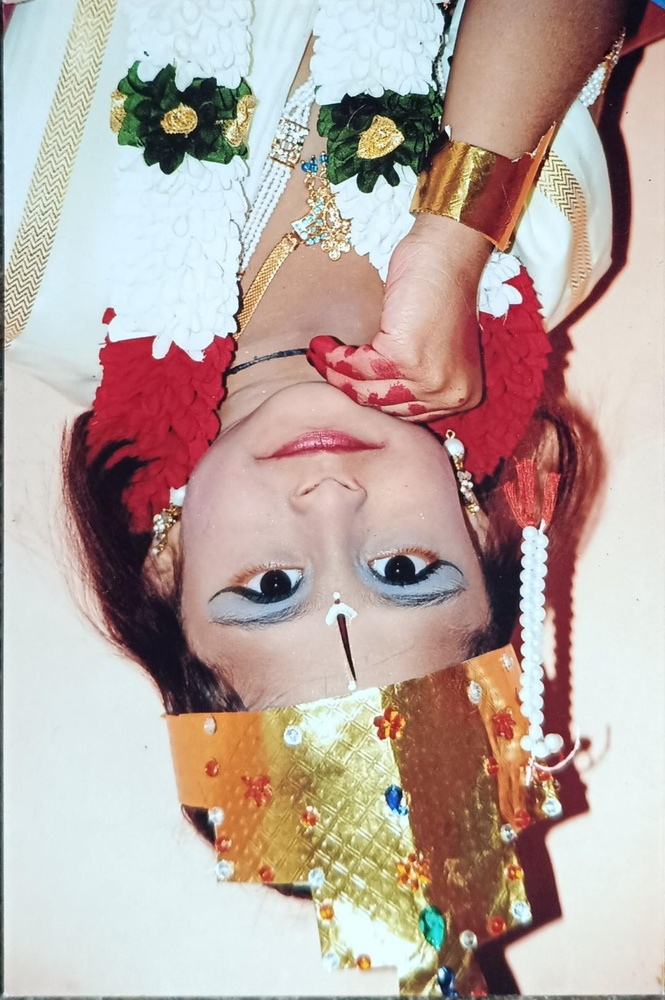
#> input picture ml-service/missing_faces_db/IMG_20260108_131540_568.jpg, 665 x 1000 px, shrunk from 1080 x 1624 before the run; its folder holds 2 pictures in this run
$ python check_faces.py
#> lines starting #> are read from the running program, lines starting #| are printed output that depends on the picture
import cv2
import os

DB_DIR = "missing_faces_db"
face_cascade = cv2.CascadeClassifier(cv2.data.haarcascades + 'haarcascade_frontalface_default.xml')

print(f"🔍 Checking faces in '{DB_DIR}'...")

if not os.path.exists(DB_DIR):
    print(f"❌ Directory '{DB_DIR}' not found!")
    exit()

files = os.listdir(DB_DIR)
if not files:
    print("❌ No files found in directory.")

for f in files:
    path = os.path.join(DB_DIR, f)
    print(f"\n📂 File: {f}")

    img = cv2.imread(path)
#> img is the input picture: shape (1000, 665, 3); mean B, G, R 161.2, 167.8, 185.6
    if img is None:
        print("   ❌ Failed to load image. Corrupt or invalid format?")
        continue

    gray = cv2.cvtColor(img, cv2.COLOR_BGR2GRAY)
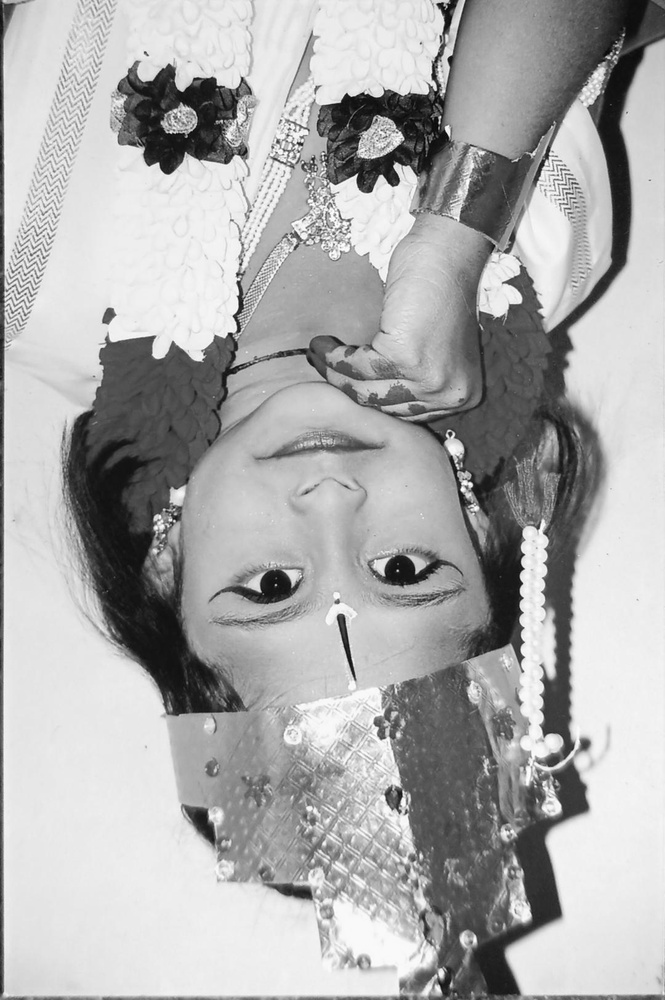
#> gray: shape (1000, 665); min 3, max 255, mean 172.4
    faces = face_cascade.detectMultiScale(gray, 1.1, 4)
#> faces = ()

    if len(faces) == 0:
        print("   ⚠️  No faces detected (Try cropping closer or better lighting)")
    else:
        print(f"   ✅ Found {len(faces)} face(s)")
#> pass 2 of the loop `for f in files:`:
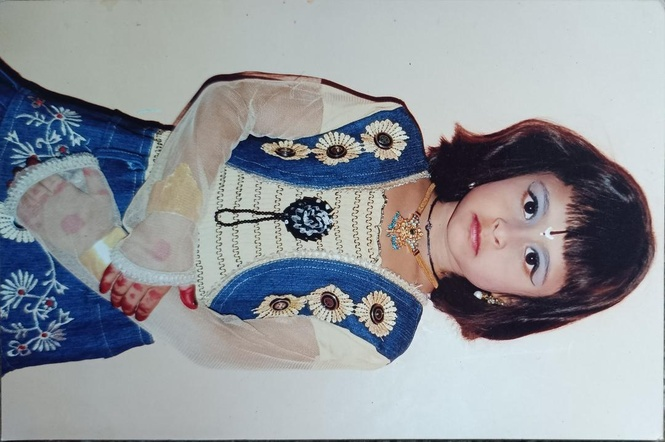
#> input picture ml-service/missing_faces_db/IMG_20260108_132042_945.jpg, 665 x 442 px, shrunk from 1080 x 718 before the run
#> img is the input picture: shape (442, 665, 3); mean B, G, R 157.1, 151.7, 147.7
#> `gray = cv2.cvtColor(img, cv2.COLOR_BGR2GRAY)`:
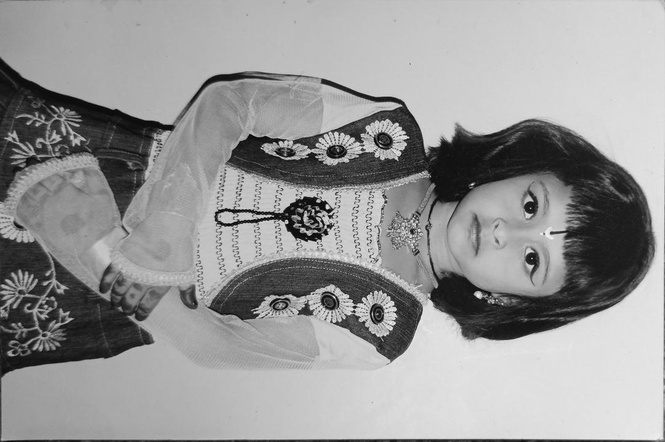
#> gray: shape (442, 665); min 0, max 242, mean 151.1
#> faces = [[112, 155, 42, 42], [537, 212, 56, 56]]
#|    ✅ Found 2 face(s)
